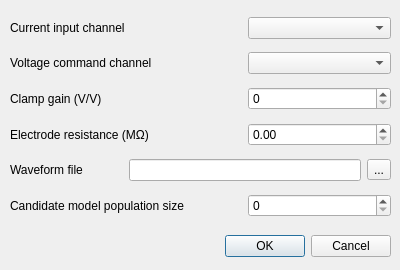
<?xml version="1.0" encoding="UTF-8"?>
<ui version="4.0">
 <class>VClampSetupDialog</class>
 <widget class="QDialog" name="VClampSetupDialog">
  <property name="geometry">
   <rect>
    <x>0</x>
    <y>0</y>
    <width>400</width>
    <height>270</height>
   </rect>
  </property>
  <property name="windowTitle">
   <string>Voltage clamp setup</string>
  </property>
  <widget class="QDialogButtonBox" name="buttonBox">
   <property name="geometry">
    <rect>
     <x>50</x>
     <y>230</y>
     <width>341</width>
     <height>32</height>
    </rect>
   </property>
   <property name="orientation">
    <enum>Qt::Horizontal</enum>
   </property>
   <property name="standardButtons">
    <set>QDialogButtonBox::Cancel|QDialogButtonBox::Ok</set>
   </property>
  </widget>
  <widget class="QWidget" name="layoutWidget">
   <property name="geometry">
    <rect>
     <x>10</x>
     <y>10</y>
     <width>381</width>
     <height>216</height>
    </rect>
   </property>
   <layout class="QGridLayout" name="gridLayout">
    <item row="5" column="0" colspan="2">
     <widget class="QLabel" name="label_5">
      <property name="text">
       <string>Candidate model population size</string>
      </property>
     </widget>
    </item>
    <item row="0" column="0" colspan="2">
     <widget class="QLabel" name="label">
      <property name="text">
       <string>Current input channel</string>
      </property>
     </widget>
    </item>
    <item row="0" column="2" colspan="2">
     <widget class="QComboBox" name="currentInputChannel"/>
    </item>
    <item row="1" column="0" colspan="2">
     <widget class="QLabel" name="label_2">
      <property name="text">
       <string>Voltage command channel</string>
      </property>
     </widget>
    </item>
    <item row="1" column="2" colspan="2">
     <widget class="QComboBox" name="voltageOutputChannel"/>
    </item>
    <item row="4" column="3">
     <widget class="QToolButton" name="waveformBrowse">
      <property name="text">
       <string>...</string>
      </property>
     </widget>
    </item>
    <item row="4" column="1" colspan="2">
     <widget class="QLineEdit" name="waveformFile"/>
    </item>
    <item row="5" column="2" colspan="2">
     <widget class="QSpinBox" name="popSize">
      <property name="maximum">
       <number>1000000</number>
      </property>
      <property name="singleStep">
       <number>100</number>
      </property>
     </widget>
    </item>
    <item row="4" column="0">
     <widget class="QLabel" name="label_3">
      <property name="text">
       <string>Waveform file</string>
      </property>
     </widget>
    </item>
    <item row="2" column="0" colspan="2">
     <widget class="QLabel" name="label_4">
      <property name="text">
       <string>Clamp gain (V/V)</string>
      </property>
     </widget>
    </item>
    <item row="3" column="0" colspan="2">
     <widget class="QLabel" name="label_6">
      <property name="text">
       <string>Electrode resistance (MΩ)</string>
      </property>
     </widget>
    </item>
    <item row="3" column="2" colspan="2">
     <widget class="QDoubleSpinBox" name="resistance"/>
    </item>
    <item row="2" column="2" colspan="2">
     <widget class="QSpinBox" name="gain">
      <property name="maximum">
       <number>10000</number>
      </property>
      <property name="singleStep">
       <number>100</number>
      </property>
     </widget>
    </item>
   </layout>
  </widget>
 </widget>
 <resources/>
 <connections>
  <connection>
   <sender>buttonBox</sender>
   <signal>accepted()</signal>
   <receiver>VClampSetupDialog</receiver>
   <slot>accept()</slot>
   <hints>
    <hint type="sourcelabel">
     <x>248</x>
     <y>254</y>
    </hint>
    <hint type="destinationlabel">
     <x>157</x>
     <y>274</y>
    </hint>
   </hints>
  </connection>
  <connection>
   <sender>buttonBox</sender>
   <signal>rejected()</signal>
   <receiver>VClampSetupDialog</receiver>
   <slot>reject()</slot>
   <hints>
    <hint type="sourcelabel">
     <x>316</x>
     <y>260</y>
    </hint>
    <hint type="destinationlabel">
     <x>286</x>
     <y>274</y>
    </hint>
   </hints>
  </connection>
 </connections>
</ui>
